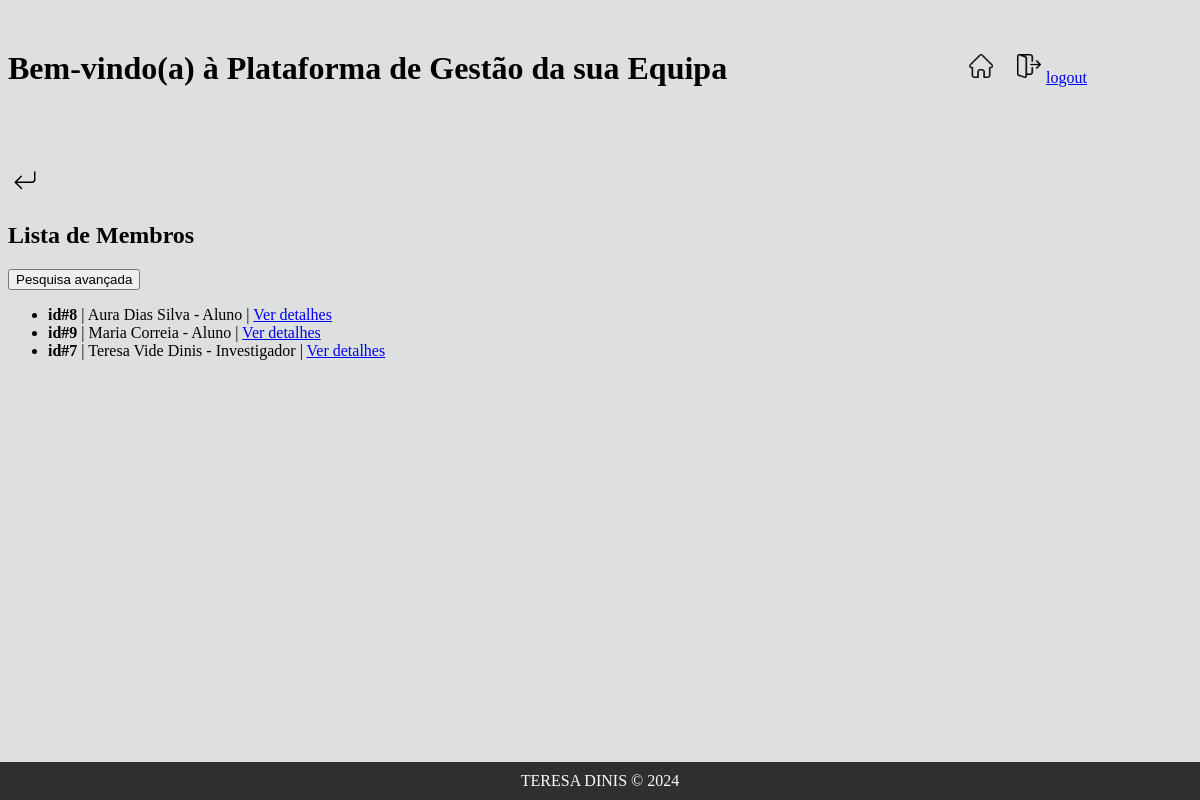
The app's page /membros/list1/ (signed in) with its own data.
### membros/models.py (models this page shows, shortened)
class Membro(models.Model):
    ESTADOS = [
        ('ativo','ativo'),
        ('inativo', 'inativo')
    ]
    GRUPOS = [
        ('grupo1', 'grupo1'),
        ('grupo2', 'grupo2'),
        ('grupo3', 'grupo3'),
        ('grupo4', 'grupo3'),
    ]
    nome_completo = models.CharField(max_length=200)
    estado = models.CharField(max_length=10, choices=ESTADOS, default='ativo')
    categoria = models.ForeignKey(Categoria, on_delete=models.PROTECT)
    email = models.EmailField(unique=True)
    foto = models.ImageField(upload_to='fotos/', blank=True, null=True)
    grupo = models.CharField(max_length=10, choices=GRUPOS)
    instituicao = models.CharField(max_length=50, blank=True, null=True)
    departamento = models.CharField(max_length=50, blank=True, null=True)
    orcid = models.URLField(blank=True, null=True)
    sci_vitae = models.URLField(blank=True, null=True)
    data_entrada = models.DateTimeField(blank=True, null=True)
    data_saida = models.DateTimeField(blank=True, null=True)

class Categoria(models.Model):
    nome = models.CharField(max_length=50)
    def __str__(self) -> str:
        return self.nome.capitalize()

### membros/views.py (the view)
# urls.py: path('list1/',views.list_details, name='list_details'),
def list_details(request):
    membros = Membro.objects.all().order_by("nome_completo")
    return render(request,'membros/list_details.html',{'membros':membros})

### membros/templates/membros/list_details.html (shortened to what this page needs)
{% extends 'membros/base.html' %}
{% block conteudo %}
    {% load static %}
    <a href="{% url 'membros:home' %}">
        <img src="{% static 'return_button.svg' %}" class="icon">
    </a>
    <h2>Lista de Membros</h2>
    <a href="{% url 'membros:search_details' %}"><button>Pesquisa avançada</button></a>
    <ul>
        {% for membro in membros %}
            <li>
                <b>id#{{ membro.id }}</b> | {{ membro.nome_completo }} - {{ membro.categoria }} | <a href="{% url 'membros:details' membro.id %}">Ver detalhes</a>
            </li>
        {% endfor %}
    </ul>
{% endblock %}

### membros/templates/membros/base.html (style rules this page uses)
body { background-color: rgb(222, 224, 223); font-family: calibri; }

### membros/templates/membros/list_details.html (style rules this page uses)
.icon { width: 24px; margin:5px; }

### records on screen
Membro: id "8", nome_completo "Aura Dias Silva", categoria "Aluno"
Membro: id "9", nome_completo "Maria Correia", categoria "Aluno"
Membro: id "7", nome_completo "Teresa Vide Dinis", categoria "Investigador"
